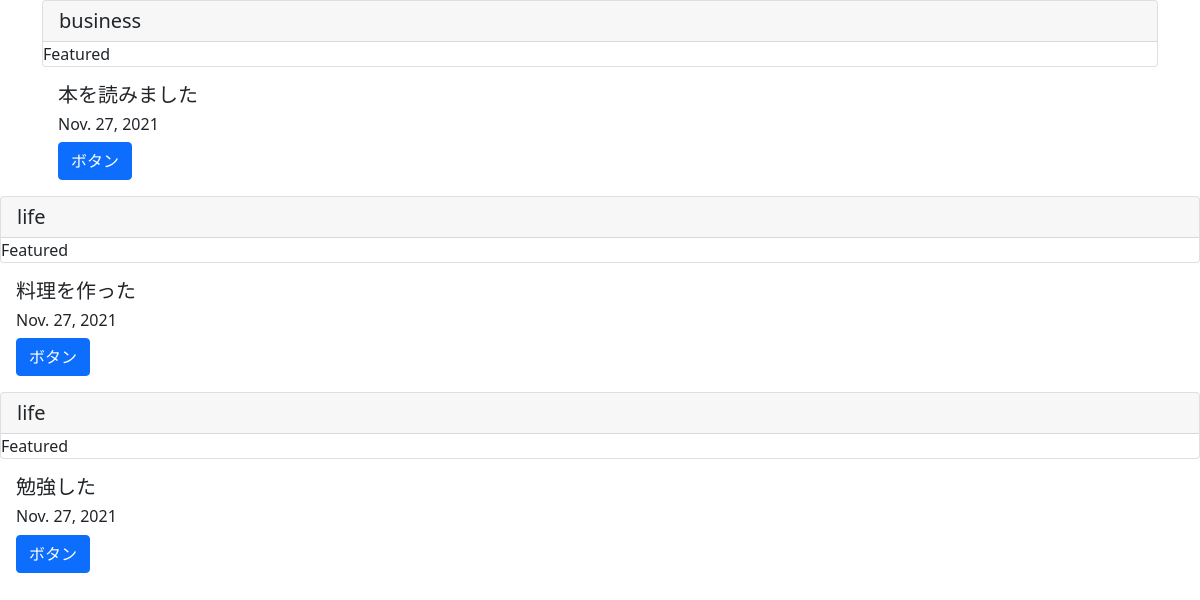
The page /list/ on the database as committed earlier.
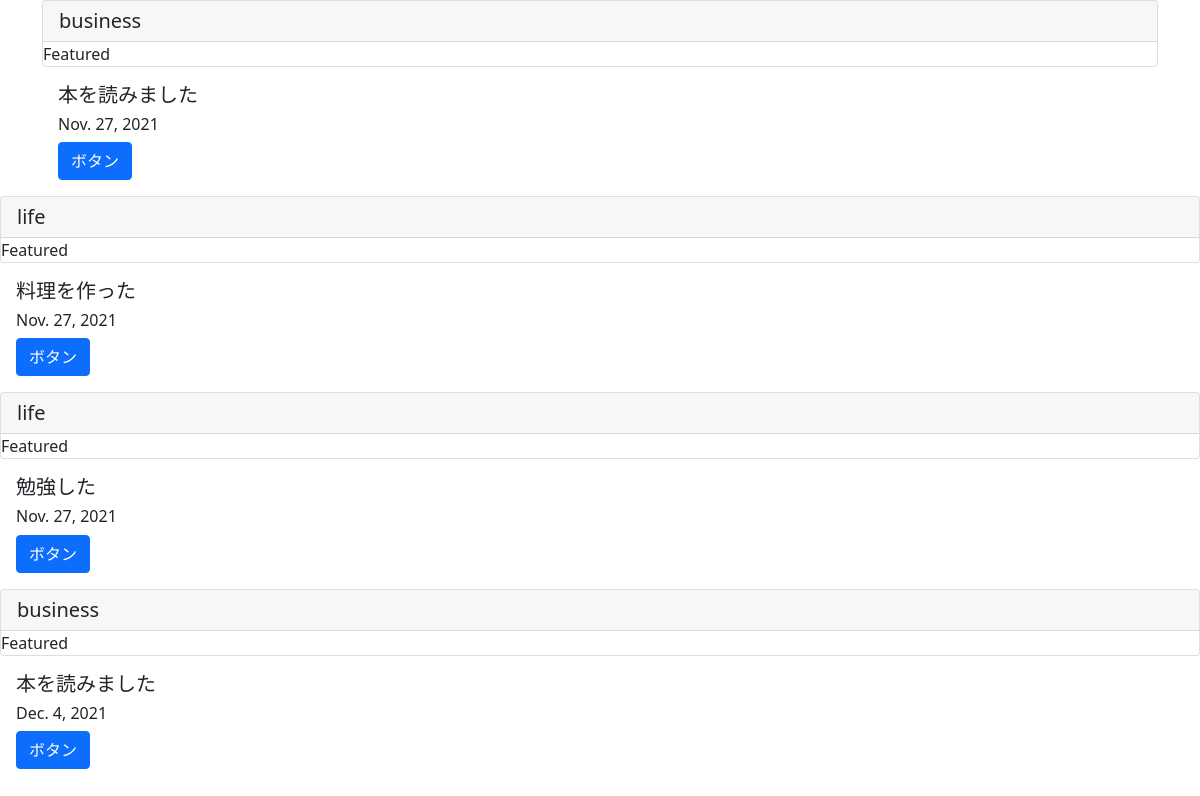
The same page on the database as committed later.
### blogpost/models.py (models this page shows, shortened)
class BlogModel(models.Model):
    title = models.CharField(max_length=100)
    content = models.TextField()
    postdate = models.DateField(auto_now_add=True)
    category = models.CharField(
        max_length = 50,
        choices = CATEGORY
    )

### blogpost/views.py (the view)
# urls.py: path('list/', BlogList.as_view(), name='list'),
class BlogList(ListView):
    template_name = 'list.html'
    model = BlogModel

### template/list.html (shortened to what this page needs)
{% extends 'base.html' %}
    {% block content %}
    <div class="container">
        {% for item in object_list  %}
    <div class="card">
        <h5 div class="card-header">{{item.category}}</h5>
          Featured
        </div>
        <div class="card-body">
          <h5 class="card-title">{{item.title}}</h5>
          <h6 class="card-title">{{item.postdate}}</h6>
          <a href="#" class="btn btn-primary">ボタン</a>
        </div>
      </div>
      {% endfor %}
    {% endblock content %}

### template/base.html (shortened to what this page needs)
<!doctype html>
<html lang="en">
  <head>
    <link href="https://cdn.jsdelivr.net/npm/bootstrap@5.0.0-beta1/dist/css/bootstrap.min.css" rel="stylesheet">
  </head>
  <body>
    {% block content %}
    {% endblock content %}
  </body>
</html>

Rows that differ between the two databases and show on the page:
added BlogModel: category "business", title "本を読みました", postdate "Dec. 4, 2021"
